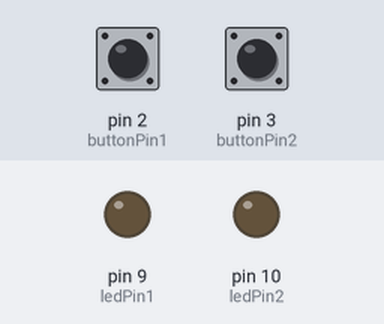
A sketch run on a simulated Arduino Uno, built with avr-gcc and run on an emulated ATmega328P. Shown: output pins drawn as LEDs (lit = HIGH). The test bench sets the inputs (shaded band); at power-on: pin 2 (buttonPin1) LOW, pin 3 (buttonPin2) LOW.

Above: at 1.2 s.
1.3 s: pin 2 (buttonPin1) pulled HIGH for 0.15 s
At 1.37 s:
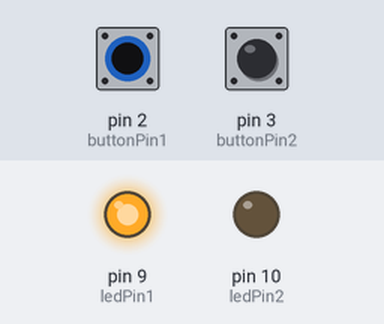
2.9 s: pin 3 (buttonPin2) pulled HIGH for 0.15 s
At 2.97 s:
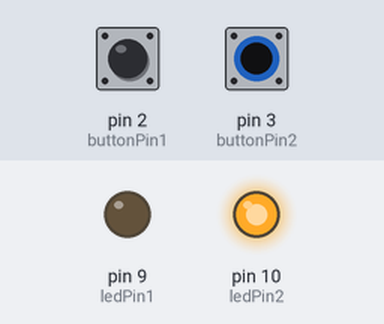
4.5 s: pin 3 (buttonPin2) pulled HIGH for 3.2 s
At 8.7 s:
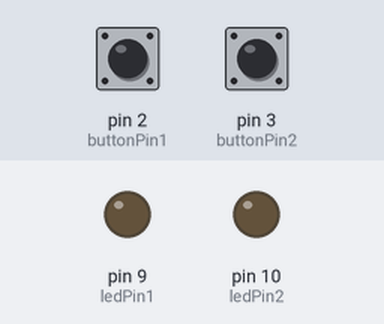
9.2 s: pin 2 (buttonPin1) pulled HIGH for 3.2 s
At 9.9 s:
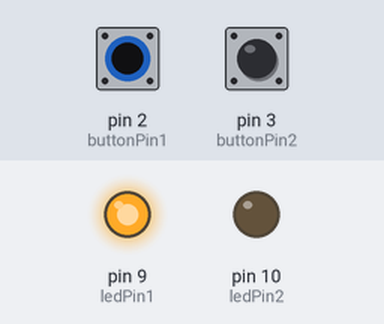
13.9 s: pin 2 (buttonPin1) driven HIGH and pin 3 (buttonPin2) driven HIGH
At 14.6 s:
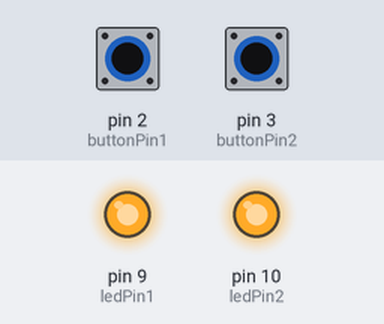
Timing chart, 0 to 16.4 s (numbered marks = the images above; inputs shaded):
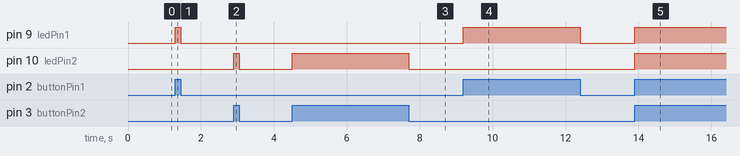

Measured:
- after the input at 1.3 s, pin 9 (ledPin1): LOW → HIGH at once, → LOW 0.15 s later
- after the input at 2.9 s, pin 10 (ledPin2): LOW → HIGH at once, → LOW 0.15 s later
- after the input at 4.5 s, pin 10 (ledPin2): LOW → HIGH at once, → LOW 3.2 s later
- after the input at 9.2 s, pin 9 (ledPin1): LOW → HIGH at once, → LOW 3.2 s later
- after the input at 13.9 s, pin 9 (ledPin1), pin 10 (ledPin2): LOW → HIGH at once

The sketch:

sketch.ino
```cpp
const int buttonPin1 = 2; // Button 1
const int buttonPin2 = 3; // Button 2
const int ledPin1 = 9;     // LED 1
const int ledPin2 = 10;    // LED 2

void setup() {
  pinMode(buttonPin1, INPUT);
  pinMode(buttonPin2, INPUT);
  pinMode(ledPin1, OUTPUT);
  pinMode(ledPin2, OUTPUT);
}

void loop() {
  if (digitalRead(buttonPin1) == HIGH) {
    digitalWrite(ledPin1, HIGH);
  } else {
    digitalWrite(ledPin1, LOW);
  }

  if (digitalRead(buttonPin2) == HIGH) {
    digitalWrite(ledPin2, HIGH);
  } else {
    digitalWrite(ledPin2, LOW);
  }
}
```
